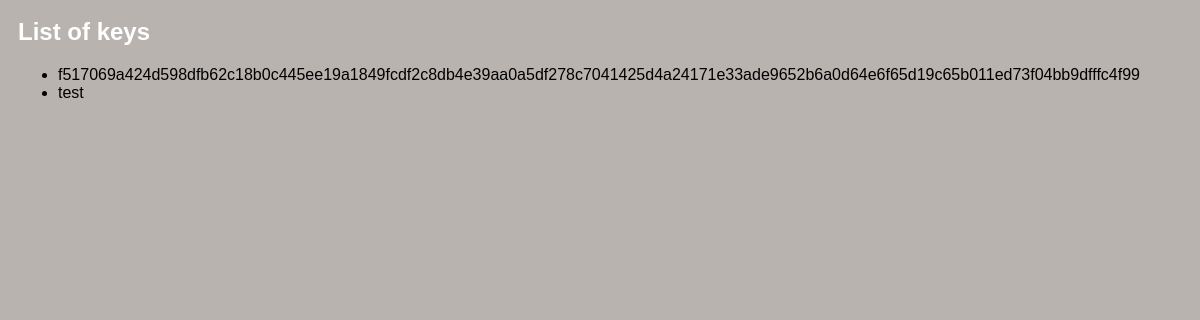
The app's page /ou/keys2/ with its own data.
### ou/models.py (models this page shows, shortened)
class Keys(models.Model):
    key = models.CharField(max_length=512)
    """key: the key"""
    role = models.CharField(max_length=64)
    """role: either public or private"""
    platform_used = models.ForeignKey(Platform, on_delete=models.CASCADE)
    """platform_used: the platform where this key is used"""
    owner = models.ForeignKey(User, on_delete=models.RESTRICT)
    """owner: the user that owns this key"""

### ou/views.py (the view)
# urls.py: path('keys2/', views.Keys_View, name='keys2'),
def Keys_View(request):
    public_keys = Keys.objects.filter(role='public')
    return render(request, 'ou/keys2.html', {'public_keys': public_keys})

### ou/templates/ou/keys2.html
{% load static %}
<link rel="stylesheet" type="text/css" href="{% static 'ou/style.css' %}">
<h2>List of keys</h2>
<ul>
    {% for key in public_keys %}
        <li>{{ key.key }}</li>
    {% endfor %}
</ul>

### ou/static/ou/style.css (style rules this page uses)
h1, h2 { color: rgb(255, 255, 255); }

### records on screen
Keys: key "f517069a424d598dfb62c18b0c445ee19a1849fcdf2c8db4e39aa0a5df278c7041425d4a24171e33ade9652b6a0d64e6f65d19c65b011ed73f04bb9dfffc4f99"
Keys: key "test"
